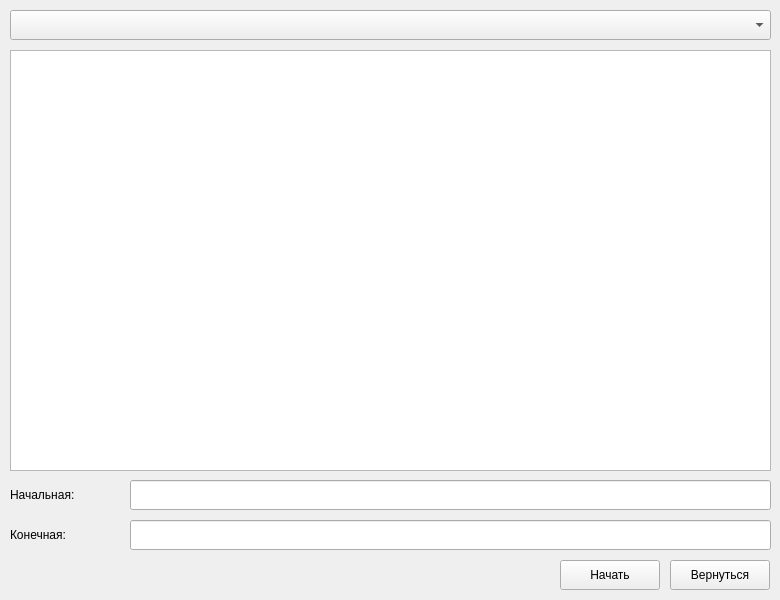
<?xml version="1.0" encoding="UTF-8"?>
<ui version="4.0">
 <class>demo</class>
 <widget class="QWidget" name="demo">
  <property name="geometry">
   <rect>
    <x>0</x>
    <y>0</y>
    <width>780</width>
    <height>600</height>
   </rect>
  </property>
  <property name="windowTitle">
   <string>Form</string>
  </property>
  <widget class="QPushButton" name="return_to">
   <property name="geometry">
    <rect>
     <x>670</x>
     <y>560</y>
     <width>100</width>
     <height>30</height>
    </rect>
   </property>
   <property name="text">
    <string>Вернуться</string>
   </property>
  </widget>
  <widget class="QPushButton" name="begin">
   <property name="geometry">
    <rect>
     <x>560</x>
     <y>560</y>
     <width>100</width>
     <height>30</height>
    </rect>
   </property>
   <property name="text">
    <string>Начать</string>
   </property>
  </widget>
  <widget class="QComboBox" name="algobox">
   <property name="geometry">
    <rect>
     <x>10</x>
     <y>10</y>
     <width>761</width>
     <height>30</height>
    </rect>
   </property>
  </widget>
  <widget class="QTextBrowser" name="stat">
   <property name="geometry">
    <rect>
     <x>10</x>
     <y>50</y>
     <width>761</width>
     <height>421</height>
    </rect>
   </property>
  </widget>
  <widget class="QLineEdit" name="startline">
   <property name="geometry">
    <rect>
     <x>130</x>
     <y>480</y>
     <width>641</width>
     <height>30</height>
    </rect>
   </property>
   <property name="readOnly">
    <bool>true</bool>
   </property>
  </widget>
  <widget class="QLineEdit" name="endline">
   <property name="geometry">
    <rect>
     <x>130</x>
     <y>520</y>
     <width>641</width>
     <height>30</height>
    </rect>
   </property>
   <property name="readOnly">
    <bool>true</bool>
   </property>
  </widget>
  <widget class="QLabel" name="label">
   <property name="geometry">
    <rect>
     <x>10</x>
     <y>480</y>
     <width>121</width>
     <height>30</height>
    </rect>
   </property>
   <property name="text">
    <string>Начальная:</string>
   </property>
  </widget>
  <widget class="QLabel" name="label_2">
   <property name="geometry">
    <rect>
     <x>10</x>
     <y>520</y>
     <width>121</width>
     <height>30</height>
    </rect>
   </property>
   <property name="text">
    <string>Конечная:</string>
   </property>
  </widget>
 </widget>
 <resources/>
 <connections/>
</ui>
